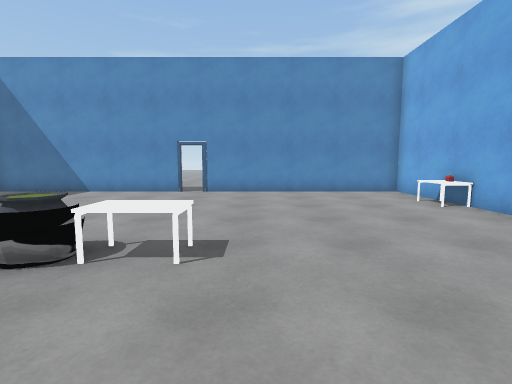
[1] (above)

12 first-person views from a walk through a Unity game level. The camera is 1.3 m above the floor, tilts 6° down and sees 85° across. The floor is counted in squares, 1 m on a side. Each view is taken from the middle of a square. On the plan, view 1 faces up. The plan holds only what a view shows up to about 13 squares ahead; the rest is blank. The place goes on beyond the plan. The player is left out. Door leaves are left out, so doorways stand open. Some surface patterns are stand-ins.

[2]
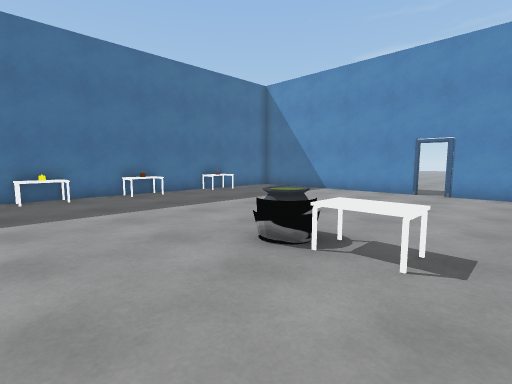

[3]
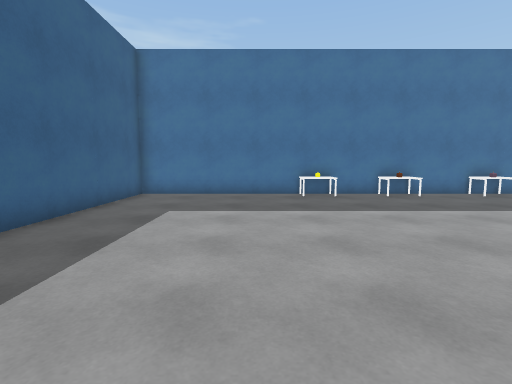

[4]
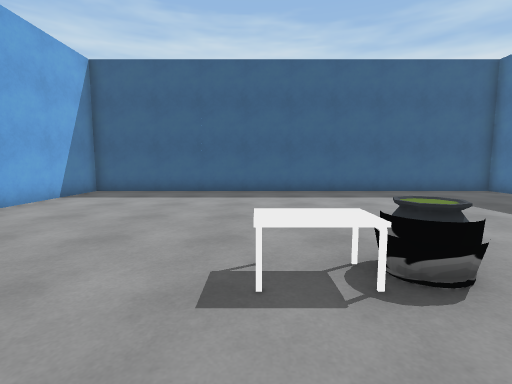

[5]
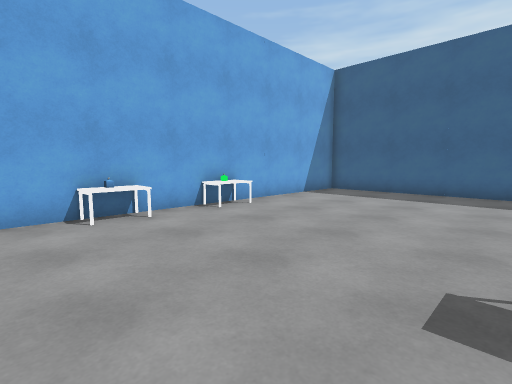

[6]
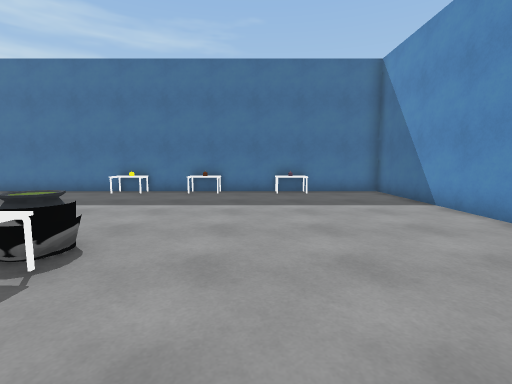

[7]
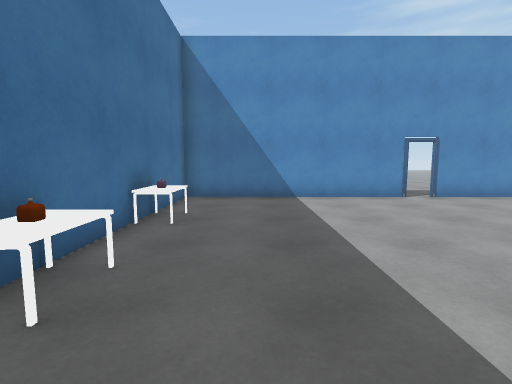

[8]
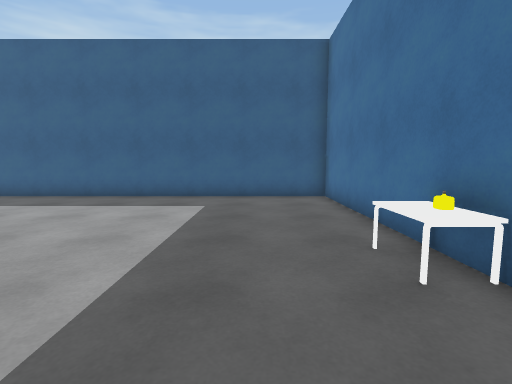

[9]
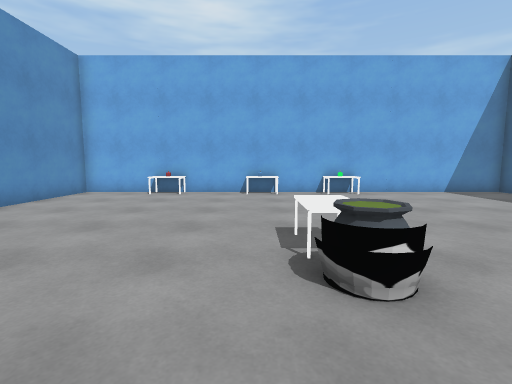

[10]
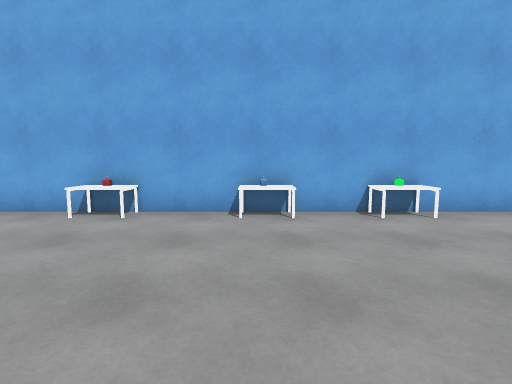

[11]
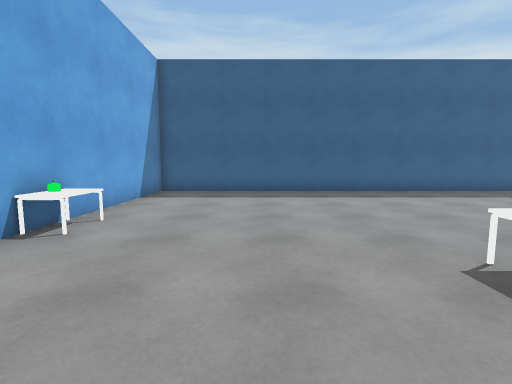

[12]
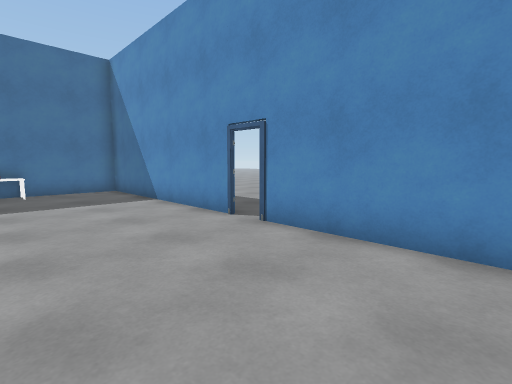

### Floor plan
Points are (right, up) in squares from view 1. A wall is a line through its corners. A room is listed if a view was taken in it or the views show most of it. See-through windows are left out.
Room 1 (views 1, 2, 3, 4, 5, 6, 7, 8, 9, 10, 11, 12)
walls: (6.3, 2.5) (6.3, 3.6); (-3.2, 12.5) (-11.7, 12.5) (-11.7, -5.8) (6.3, -5.8) (6.3, 0.6); (6.3, 5.5) (6.3, 7.5); (6.3, 9.4) (6.3, 12.5) (-2.5, 12.5)
ways out: open door at (-3, 12.5)
objects: potion (-11, 1) to (-11, 2); table (-11, 4); potion (-11, 5); other object (-11, 8) to (-11, 9); other object (-3, 3) to (-3, 4); table (-2, 4) to (-1, 4); other object (6, 1); table (6, 2); table (6, 4); other object (6, 5); table (6, 8); other object (6, 9)

Where each view was taken, in squares from view 1:
view 1: 0 up, 0 right, facing up
view 2: 0 up, 0 right, facing up-left
view 3: 1 down, 0 right, facing left
view 4: 7 up, 1 left, facing down
view 5: 7 up, 1 left, facing down-right
view 6: 7 up, 1 right, facing left
view 7: 2 up, 9 left, facing up
view 8: 5 up, 9 left, facing down
view 9: 5 up, 6 left, facing right
view 10: 5 up, 1 left, facing right
view 11: 7 up, 2 right, facing down
view 12: 8 up, 2 right, facing up-left
